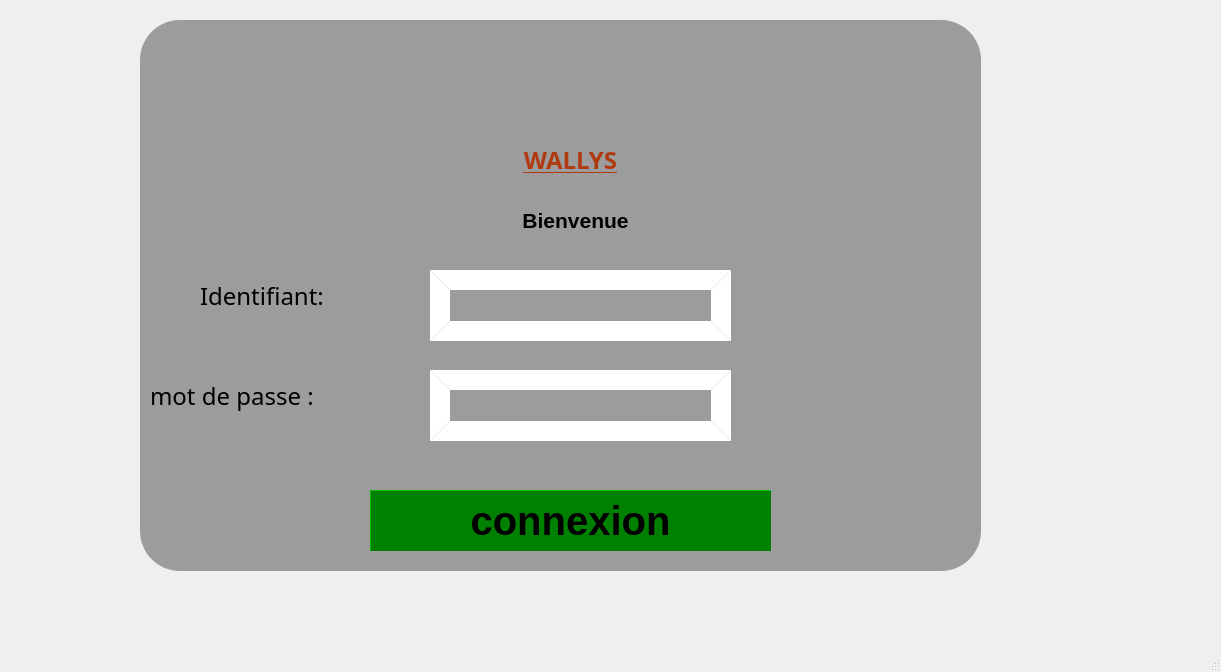
<?xml version="1.0" encoding="UTF-8"?>
<ui version="4.0">
 <class>login</class>
 <widget class="QMainWindow" name="login">
  <property name="geometry">
   <rect>
    <x>0</x>
    <y>0</y>
    <width>1221</width>
    <height>672</height>
   </rect>
  </property>
  <property name="windowTitle">
   <string>MainWindow</string>
  </property>
  <property name="styleSheet">
   <string notr="true">QPushButton
{
background= red;
border-radus= 60px;
}</string>
  </property>
  <widget class="QWidget" name="centralwidget">
   <widget class="QFrame" name="frame">
    <property name="geometry">
     <rect>
      <x>140</x>
      <y>20</y>
      <width>841</width>
      <height>551</height>
     </rect>
    </property>
    <property name="styleSheet">
     <string notr="true">QFrame
{
	background-color: rgb(156, 156, 156);

  border-radius: 40px;

}</string>
    </property>
    <property name="frameShape">
     <enum>QFrame::StyledPanel</enum>
    </property>
    <property name="frameShadow">
     <enum>QFrame::Raised</enum>
    </property>
    <widget class="QLabel" name="label">
     <property name="geometry">
      <rect>
       <x>60</x>
       <y>240</y>
       <width>221</width>
       <height>71</height>
      </rect>
     </property>
     <property name="styleSheet">
      <string notr="true">*{
	
	font: 75 12pt &quot;MS Shell Dlg 2&quot;;
font-family:century gothic;
font-size:24px;
}</string>
     </property>
     <property name="text">
      <string>Identifiant:</string>
     </property>
    </widget>
    <widget class="QLineEdit" name="identifiant">
     <property name="geometry">
      <rect>
       <x>290</x>
       <y>250</y>
       <width>301</width>
       <height>71</height>
      </rect>
     </property>
     <property name="styleSheet">
      <string notr="true">QLineEdit  {
	color: rgb(255, 255, 255);
	
     background-color:rgb(156, 156, 156);
     border-style: outset;
     border-width: 20px;
    border-radius: 60px;
     border-color: #ffffff;
     font: bold 14px;
     min-width: 7em;
     padding: 6px;
}</string>
     </property>
    </widget>
    <widget class="QLabel" name="label_2">
     <property name="geometry">
      <rect>
       <x>10</x>
       <y>350</y>
       <width>181</width>
       <height>51</height>
      </rect>
     </property>
     <property name="styleSheet">
      <string notr="true">*{
	
	
	font: 75 12pt ;
font-family:century gothic;
font-size:24px;
}</string>
     </property>
     <property name="text">
      <string>mot de passe :</string>
     </property>
    </widget>
    <widget class="QLineEdit" name="motdepasse">
     <property name="geometry">
      <rect>
       <x>290</x>
       <y>350</y>
       <width>301</width>
       <height>71</height>
      </rect>
     </property>
     <property name="styleSheet">
      <string notr="true">QLineEdit  {
	color: rgb(255, 255, 255);
	
     background-color:rgb(156, 156, 156);
     border-style: outset;
     border-width: 20px;
    border-radius: 60px;
     border-color: #ffffff;
     font: bold 14px;
     min-width: 7em;
     padding: 6px;
}</string>
     </property>
     <property name="echoMode">
      <enum>QLineEdit::Password</enum>
     </property>
    </widget>
    <widget class="QPushButton" name="pushButton">
     <property name="geometry">
      <rect>
       <x>230</x>
       <y>470</y>
       <width>401</width>
       <height>61</height>
      </rect>
     </property>
     <property name="styleSheet">
      <string notr="true">QPushButton {
	font: 11pt ;
     background-color:#008000;
     border-style: outset;
     border-width: 1px;
    border-radius: 100px;
     border-color: #008000;
     font: bold 40px;
     min-width: 7em;
     padding: 6px;
}</string>
     </property>
     <property name="text">
      <string>connexion</string>
     </property>
    </widget>
    <widget class="QWidget" name="widget" native="true">
     <property name="geometry">
      <rect>
       <x>340</x>
       <y>20</y>
       <width>191</width>
       <height>81</height>
      </rect>
     </property>
     <property name="styleSheet">
      <string notr="true">image: url(:/files/2.png);</string>
     </property>
    </widget>
    <widget class="QLabel" name="label_3">
     <property name="geometry">
      <rect>
       <x>350</x>
       <y>120</y>
       <width>161</width>
       <height>41</height>
      </rect>
     </property>
     <property name="styleSheet">
      <string notr="true">font: 75 12pt ;
font-family:century gothic;
font-size:24px;</string>
     </property>
     <property name="text">
      <string>&lt;html&gt;&lt;head/&gt;&lt;body&gt;&lt;p align=&quot;center&quot;&gt;&lt;span style=&quot; font-weight:600; text-decoration: underline; color:#af3911;&quot;&gt;WALLYS&lt;/span&gt;&lt;/p&gt;&lt;/body&gt;&lt;/html&gt;</string>
     </property>
    </widget>
    <widget class="QLabel" name="label_4">
     <property name="geometry">
      <rect>
       <x>320</x>
       <y>180</y>
       <width>231</width>
       <height>41</height>
      </rect>
     </property>
     <property name="text">
      <string>&lt;html&gt;&lt;head/&gt;&lt;body&gt;&lt;p align=&quot;center&quot;&gt;&lt;span style=&quot; font-size:16pt; font-weight:600;&quot;&gt;Bienvenue&lt;/span&gt;&lt;/p&gt;&lt;/body&gt;&lt;/html&gt;</string>
     </property>
    </widget>
   </widget>
  </widget>
  <widget class="QMenuBar" name="menubar">
   <property name="geometry">
    <rect>
     <x>0</x>
     <y>0</y>
     <width>1221</width>
     <height>26</height>
    </rect>
   </property>
  </widget>
  <widget class="QStatusBar" name="statusbar"/>
 </widget>
 <resources/>
 <connections/>
</ui>
